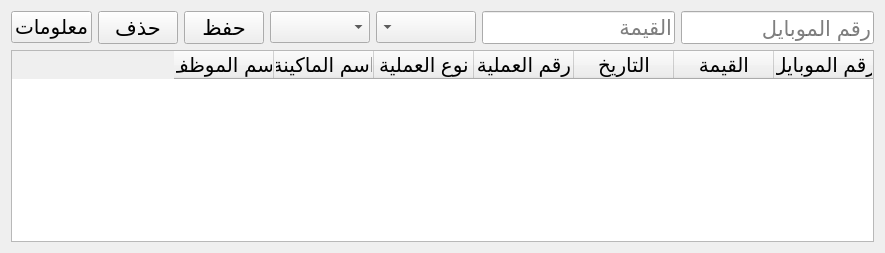
        <widget class="QWidget" name="tab">
         <attribute name="title">
          <string>تحويل رصيد</string>
         </attribute>
         <layout class="QGridLayout" name="gridLayout">
          <item row="0" column="0">
           <layout class="QVBoxLayout" name="verticalLayout_4">
            <item>
             <layout class="QHBoxLayout" name="horizontalLayout">
              <item>
               <widget class="QPushButton" name="pushButton_5">
                <property name="font">
                 <font>
                  <pointsize>15</pointsize>
                 </font>
                </property>
                <property name="text">
                 <string>معلومات</string>
                </property>
               </widget>
              </item>
              <item>
               <widget class="QPushButton" name="pushButton_2">
                <property name="font">
                 <font>
                  <pointsize>16</pointsize>
                 </font>
                </property>
                <property name="text">
                 <string>حذف</string>
                </property>
               </widget>
              </item>
              <item>
               <widget class="QPushButton" name="pushButton">
                <property name="font">
                 <font>
                  <pointsize>16</pointsize>
                 </font>
                </property>
                <property name="text">
                 <string>حفظ</string>
                </property>
               </widget>
              </item>
              <item>
               <widget class="QComboBox" name="comboBox_14">
                <property name="font">
                 <font>
                  <pointsize>15</pointsize>
                 </font>
                </property>
               </widget>
              </item>
              <item>
               <widget class="QComboBox" name="comboBox">
                <property name="font">
                 <font>
                  <pointsize>15</pointsize>
                 </font>
                </property>
                <property name="layoutDirection">
                 <enum>Qt::RightToLeft</enum>
                </property>
               </widget>
              </item>
              <item>
               <widget class="QLineEdit" name="lineEdit_2">
                <property name="font">
                 <font>
                  <pointsize>16</pointsize>
                 </font>
                </property>
                <property name="layoutDirection">
                 <enum>Qt::RightToLeft</enum>
                </property>
                <property name="placeholderText">
                 <string>القيمة</string>
                </property>
               </widget>
              </item>
              <item>
               <widget class="QLineEdit" name="lineEdit">
                <property name="font">
                 <font>
                  <pointsize>16</pointsize>
                 </font>
                </property>
                <property name="layoutDirection">
                 <enum>Qt::RightToLeft</enum>
                </property>
                <property name="placeholderText">
                 <string>رقم الموبايل</string>
                </property>
               </widget>
              </item>
             </layout>
            </item>
            <item>
             <widget class="QTableWidget" name="tableWidget">
              <property name="enabled">
               <bool>true</bool>
              </property>
              <property name="font">
               <font>
                <pointsize>15</pointsize>
               </font>
              </property>
              <property name="layoutDirection">
               <enum>Qt::RightToLeft</enum>
              </property>
              <column>
               <property name="text">
                <string>رقم الموبايل</string>
               </property>
              </column>
              <column>
               <property name="text">
                <string>القيمة</string>
               </property>
              </column>
              <column>
               <property name="text">
                <string>التاريخ</string>
               </property>
              </column>
              <column>
               <property name="text">
                <string>رقم العملية</string>
               </property>
              </column>
              <column>
               <property name="text">
                <string>نوع العملية</string>
               </property>
              </column>
              <column>
               <property name="text">
                <string>اسم الماكينة</string>
               </property>
              </column>
              <column>
               <property name="text">
                <string>اسم الموظف</string>
               </property>
              </column>
             </widget>
            </item>
           </layout>
          </item>
         </layout>
        </widget>
